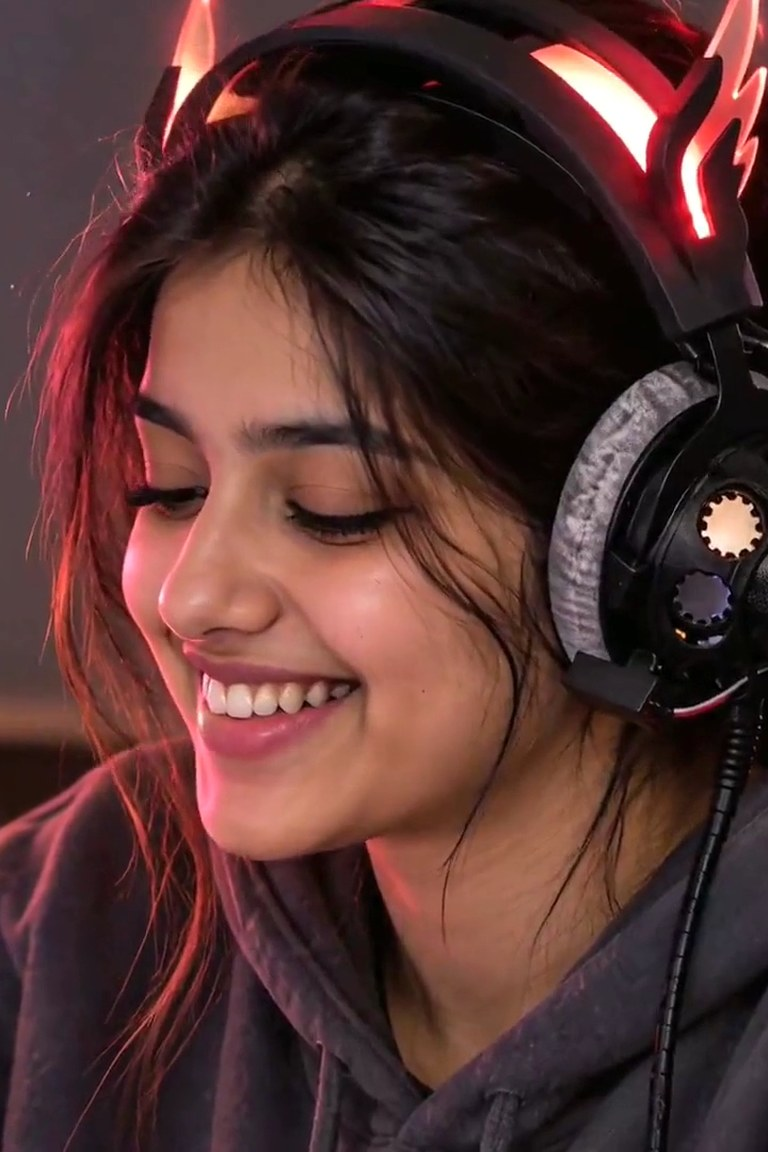
#> input picture assets/images/use-vtubers.jpg, 768 x 1152 px
$ python -i cover_duo.py   (imports and definitions only)
#> lines starting #> are read from the running program, lines starting #| are printed output that depends on the picture
#!/usr/bin/env python3
"""Cover art (UI v2 media/cover/art.webp) composed from EXISTING layers, $0 (DEMO_DESIGN_GUIDE §7.3 2b + UI v2):
one background plate + one or two pose cut-outs placed by the 2b numbers (two people: eyes at x 61 % / 83 %, y 30 %, each face 21 %
of the height; one person: eye x 72 %, face 27 %) + optional props in front. Face positions come from SCRFD (pass them with --faces
JSON from a measuring run, or give eye / face in the recipe).

  python3 tools/art/cover_duo.py <recipe.json>          # writes each recipe's out (1920×1080 webp) and prints the placements

recipe = [{ "out": "demos/…/media/cover/art.webp", "bg": "…webp", "bg_focus": [x, y] (0–1, what stays in frame when cropping),
            "people": [{ "src": "…pose.webp", "eye": [x, y], "face": h }, …]   (eye / face = fractions of the cut-out),
            "props": [{ "src": "…webp", "x": .5, "bottom": 1.0, "h": .3 }] }]"""
import json, sys
from PIL import Image

W, H = 1920, 1080
SLOTS = {1: [(.72, .30, .27)], 2: [(.61, .30, .21), (.83, .30, .21)]}


def cover(bg, focus=(.5, .5)):
#> called with bg = '../../assets/images/use-vtubers.jpg', focus = (0.5, 0.5)
    im = Image.open(bg).convert('RGB'); s = max(W / im.width, H / im.height); im = im.resize((round(im.width * s), round(im.height * s)), Image.LANCZOS)
#> in cover, im is the input picture: PIL image 768x1152 RGB; mean R, G, B 86.8, 52.7, 50.4
#> after `s = max(W / im.width, H / im.height)`: s = 2.5
    x = min(max(0, round(focus[0] * im.width - W / 2)), im.width - W); y = min(max(0, round(focus[1] * im.height - H / 2)), im.height - H)
#> after `x = min(max(0, round(focus[0] * im.width - W / 2)), im.width - W)`: x = 0
#> after `y = min(max(0, round(focus[1] * im.height - H / 2)), im.height - H)`: y = 900
    return im.crop((x, y, x + W, y + H))
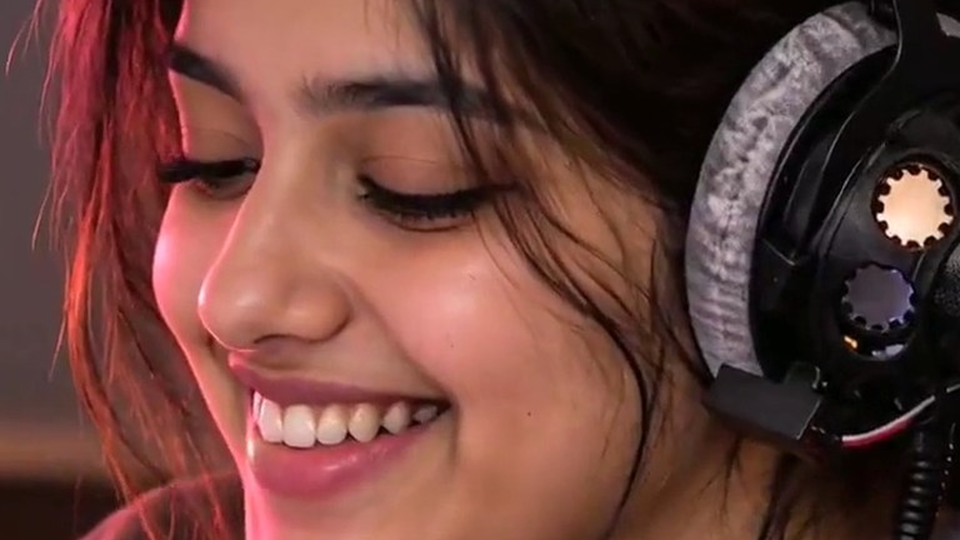
#> returned value: PIL image 1920x1080 RGB (shown at 1/2 size); mean R, G, B 107.6, 65.4, 59


def main():
    for r in json.load(open(sys.argv[1])):
        frame = cover(r['bg'], r.get('bg_focus', (.5, .5))).convert('RGBA'); log = []
        ppl = r['people']; slots = SLOTS[len(ppl)]
        for p, (sx, sy, sf) in sorted(zip(ppl, slots), key=lambda t: t[0].get('z', 0)):
            im = Image.open(p['src']).convert('RGBA'); k = sf * H / (p['face'] * im.height)
            im = im.resize((round(im.width * k), round(im.height * k)), Image.LANCZOS)
            ox, oy = round(sx * W - p['eye'][0] * im.width), round(sy * H - p['eye'][1] * im.height)
            frame.alpha_composite(im, (max(0, ox), max(0, oy)), (max(0, -ox), max(0, -oy)))
            log.append(f"{p['src'].split('/')[-1]}: x {ox}..{ox + im.width}, y {oy}..{oy + im.height}")
        for q in r.get('props', []):
            im = Image.open(q['src']).convert('RGBA'); k = q['h'] * H / im.height; im = im.resize((round(im.width * k), round(im.height * k)), Image.LANCZOS)
            ox, oy = round(q['x'] * W - im.width / 2), round(q.get('bottom', 1) * H - im.height)
            frame.alpha_composite(im, (max(0, ox), max(0, oy)), (max(0, -ox), max(0, -oy)))
        frame.convert('RGB').save(r['out'], 'WEBP', quality=78, method=6); print(r['out'], '·', ' · '.join(log))


# [2 lines not run here, left out]

>>> result = cover('../../assets/images/use-vtubers.jpg')
